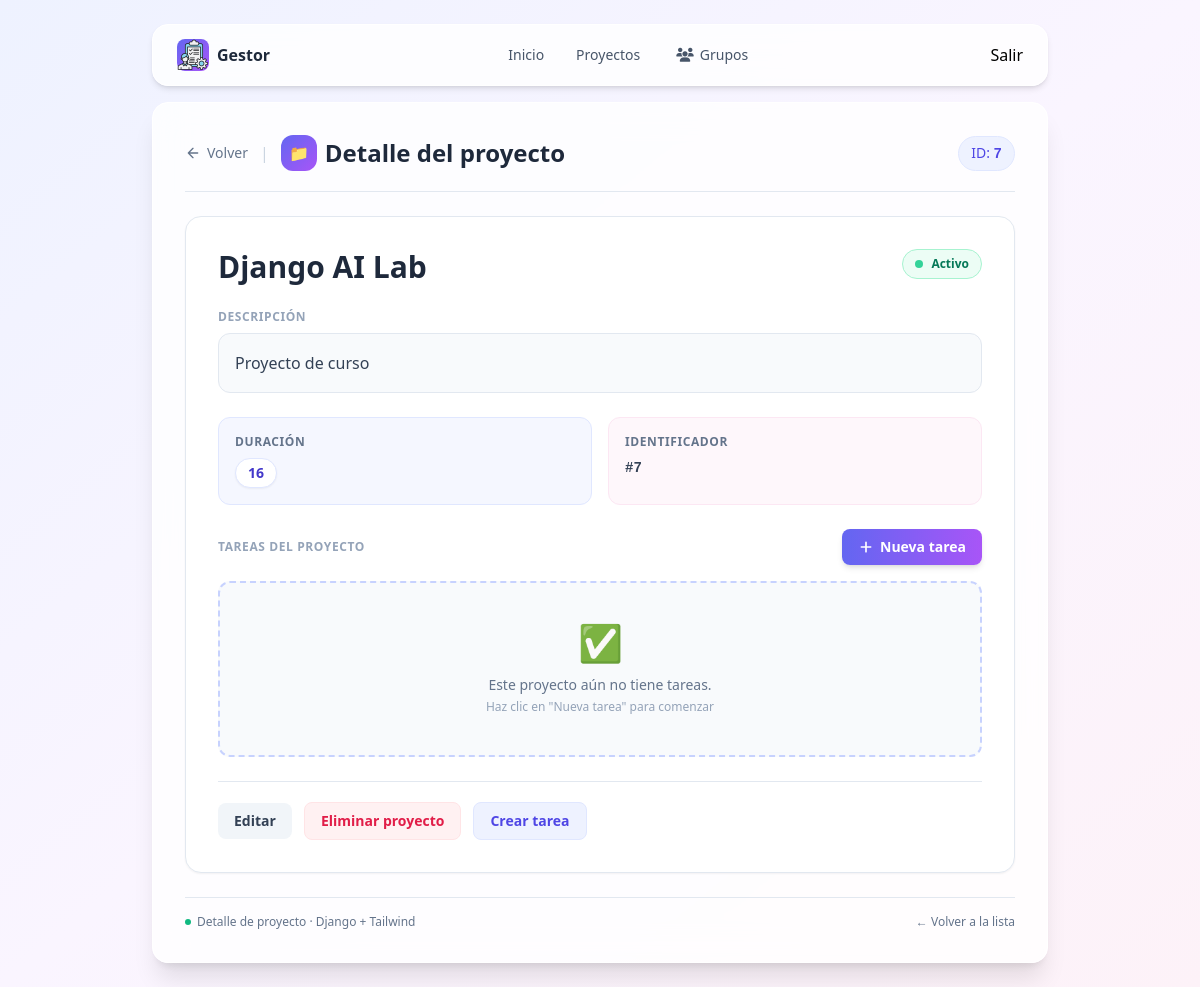
Screenshot of /proyectos/7/ (signed in) with the database file from the repository.
### gestor/models.py (models this page shows)
class Proyecto(models.Model):
  nombre = models.CharField(max_length=100)
  descripcion = models.TextField()
  duracion = models.IntegerField()
  imagen = models.ImageField(upload_to='proyectos/', default='proyectos/logo.png')

### gestor/views.py (the view)
# urls.py: path('proyectos/<int:proyecto_id>/', views.proyecto_detalle, name='proyecto_detalle'),
@permission_required('gestor.view_proyecto', raise_exception=True)
def proyecto_detalle(request, proyecto_id):
  proyecto = Proyecto.objects.get(id=proyecto_id)
  return render(request, 'detalle_proyecto.html', {'proyecto': proyecto})

### gestor/templates/detalle_proyecto.html (shortened to what this page needs)
{% extends 'layouts/base.html' %}
{% block content %}
        <div class="flex flex-wrap items-center justify-between gap-4 mb-6 pb-5 border-b border-slate-200">
            <div class="flex items-center gap-3 flex-wrap">
                <a href="{% url 'proyectos' %}"
                   class="inline-flex items-center gap-1.5 text-sm font-medium text-slate-500 hover:text-indigo-600 transition">
                    <svg class="w-4 h-4" fill="none" stroke="currentColor" stroke-width="2" viewBox="0 0 24 24" stroke-linecap="round" stroke-linejoin="round">
                        <path d="M19 12H5M12 19l-7-7 7-7"/>
                    </svg>
                    Volver
                </a>
                <span class="text-slate-300">|</span>
                <h1 class="text-xl md:text-2xl font-bold text-slate-800 flex items-center gap-2">
                    <span class="inline-flex items-center justify-center w-9 h-9 rounded-xl bg-gradient-to-br from-indigo-500 to-purple-500 text-white text-base">
                        📁
                    </span>
                    Detalle del proyecto
                </h1>
            </div>
            <span class="text-sm bg-indigo-50 text-indigo-600 border border-indigo-100 px-3 py-1.5 rounded-full font-medium">
                ID: <span class="font-mono font-bold">{{ proyecto.id }}</span>
            </span>
        </div>
        <div class="bg-white border border-slate-200 rounded-2xl p-6 md:p-8 shadow-sm">
            <div class="flex flex-wrap items-start justify-between gap-3 mb-6">
                <h2 class="text-2xl md:text-3xl font-bold text-slate-800 break-words">
                    {{ proyecto.nombre }}
                </h2>
                <span class="inline-flex items-center gap-2 text-xs font-semibold text-emerald-700 bg-emerald-50 px-3 py-1.5 rounded-full border border-emerald-200">
                    <span class="w-2 h-2 rounded-full bg-emerald-400"></span>
                    Activo
                </span>
            </div>
            <div class="mb-6">
                <h3 class="text-xs font-bold text-slate-400 uppercase tracking-wider mb-2">
                    Descripción
                </h3>
                <div class="bg-slate-50 rounded-xl p-4 border border-slate-200">
                    <p class="text-slate-700 leading-relaxed">
                        {{ proyecto.descripcion|default:"<span class='text-slate-400 italic'>Sin descripción proporcionada</span>" }}
                    </p>
                </div>
            </div>
            <div class="grid grid-cols-1 sm:grid-cols-2 gap-4 mb-6">
                <div class="bg-indigo-50/60 rounded-xl p-4 border border-indigo-100">
                    <h3 class="text-xs font-bold text-slate-500 uppercase tracking-wider mb-2">
                        Duración
                    </h3>
                    <span class="inline-block bg-white px-3 py-1 rounded-full text-indigo-700 border border-indigo-100 text-sm font-semibold shadow-sm">
                        {{ proyecto.duracion|default:"No especificada" }}
                    </span>
                </div>
                <div class="bg-pink-50/60 rounded-xl p-4 border border-pink-100">
                    <h3 class="text-xs font-bold text-slate-500 uppercase tracking-wider mb-2">
                        Identificador
                    </h3>
                    <p class="text-slate-700 font-mono text-sm font-semibold">#{{ proyecto.id }}</p>
                </div>
            </div>
            <div class="mb-6">
                <div class="flex items-center justify-between gap-4 mb-4 flex-wrap">
                    <h3 class="text-xs font-bold text-slate-400 uppercase tracking-wider">
                        Tareas del proyecto
                    </h3>
                    <a href="{% url 'crear_tarea' proyecto.id %}"
                       class="inline-flex items-center gap-1.5 px-4 py-2 text-sm font-semibold text-white bg-gradient-to-r from-indigo-500 to-purple-500 hover:from-indigo-600 hover:to-purple-600 rounded-lg shadow-md transition">
                        <svg class="w-4 h-4" fill="none" stroke="currentColor" stroke-width="2.5" viewBox="0 0 24 24" stroke-linecap="round" stroke-linejoin="round">
                            <path d="M12 5v14M5 12h14"/>
                        </svg>
                        <span class="hidden sm:inline">Nueva tarea</span>
                    </a>
                </div>
                {% if proyecto.tareas.all %}
                    <div class="space-y-2">
                        {% for tarea in proyecto.tareas.all %}
                            <div class="flex flex-col sm:flex-row items-start sm:items-center gap-3 p-4 bg-slate-50 border border-slate-200 hover:border-purple-300 rounded-xl transition">
                                <div class="flex items-center gap-3 flex-1 min-w-0 w-full sm:w-auto">
                                    <span class="w-2.5 h-2.5 rounded-full flex-shrink-0
                                        {% if tarea.estado == 'COMPLETADA' %}bg-emerald-400
                                        {% elif tarea.estado == 'EN_PROGRESO' %}bg-amber-400
                                        {% else %}bg-slate-400{% endif %}">
                                    </span>
                                    <span class="font-semibold text-slate-700 truncate">{{ tarea.titulo }}</span>
                                </div>
                                <div class="flex flex-wrap items-center gap-2 w-full sm:w-auto">
                                    <span class="text-xs px-2.5 py-1 rounded-full font-medium border
                                        {% if tarea.prioridad == 'ALTA' %}bg-red-100 text-red-800 border-red-300
                                        {% elif tarea.prioridad == 'MEDIA' %}bg-amber-100 text-amber-800 border-amber-300
                                        {% else %}bg-emerald-100 text-emerald-800 border-emerald-300{% endif %}">
                                        {{ tarea.get_prioridad_display }}
                                    </span>
                                    <form action="{% url 'avanzar_estado_tarea' tarea.id %}" method="post">
                                        {% csrf_token %}
                                        <button type="submit" class="text-xs px-2.5 py-1 rounded-full font-medium border
                                            {% if tarea.estado == 'COMPLETADA' %}bg-emerald-100 text-emerald-800 border-emerald-300
                                            {% elif tarea.estado == 'EN_PROGRESO' %}bg-blue-100 text-blue-800 border-blue-300
                                            {% else %}bg-amber-100 text-amber-800 border-amber-300{% endif %}"
                                            onclick="return confirm('¿Seguro de pasar al siguiente estado?')">
                                            {{ tarea.get_estado_display }}
                                        </button>
                                    </form>
                                </div>
                            </div>
                        {% endfor %}
                    </div>
                {% else %}
                    <div class="text-center py-10 bg-slate-50 border-2 border-dashed border-indigo-200 rounded-xl">
                        <span class="text-4xl block mb-3">✅</span>
                        <p class="text-sm font-medium text-slate-500">Este proyecto aún no tiene tareas.</p>
                        <p class="text-xs mt-1 text-slate-400">Haz clic en "Nueva tarea" para comenzar</p>
                    </div>
                {% endif %}
            </div>
            <div class="flex flex-wrap items-center gap-3 pt-5 border-t border-slate-200 mt-4">
                <a href="{% url 'editar_proyecto' proyecto.id %}"
                   class="inline-flex items-center gap-2 px-4 py-2 text-sm font-semibold text-slate-700 bg-slate-100 hover:bg-slate-200 rounded-lg transition">
                    Editar
                </a>
                <a href="{% url 'eliminar_proyecto' proyecto.id %}"
                   onclick="return confirm('¿Está seguro de eliminar el proyecto?')"
                   class="inline-flex items-center gap-2 px-4 py-2 text-sm font-semibold text-rose-600 bg-rose-50 hover:bg-rose-100 border border-rose-100 rounded-lg transition">
                    Eliminar proyecto
                </a>
                <a href="{% url 'crear_tarea' proyecto.id %}"
                   class="inline-flex items-center gap-2 px-4 py-2 text-sm font-semibold text-indigo-600 bg-indigo-50 hover:bg-indigo-100 border border-indigo-100 rounded-lg transition">
                    Crear tarea
                </a>
            </div>
        </div>
        <div class="mt-6 pt-4 border-t border-slate-200 text-xs text-slate-500 flex flex-wrap justify-between items-center gap-2">
            <span class="inline-flex items-center gap-1.5">
                <span class="w-1.5 h-1.5 rounded-full bg-emerald-500"></span>
                Detalle de proyecto · Django + Tailwind
            </span>
            <a href="{% url 'proyectos' %}" class="hover:text-indigo-600 font-medium transition">
                ← Volver a la lista
            </a>
        </div>
{% endblock %}

### rows the page displays
Proyecto: id "7", nombre "Django AI Lab", descripcion "Proyecto de curso", duracion "16"
